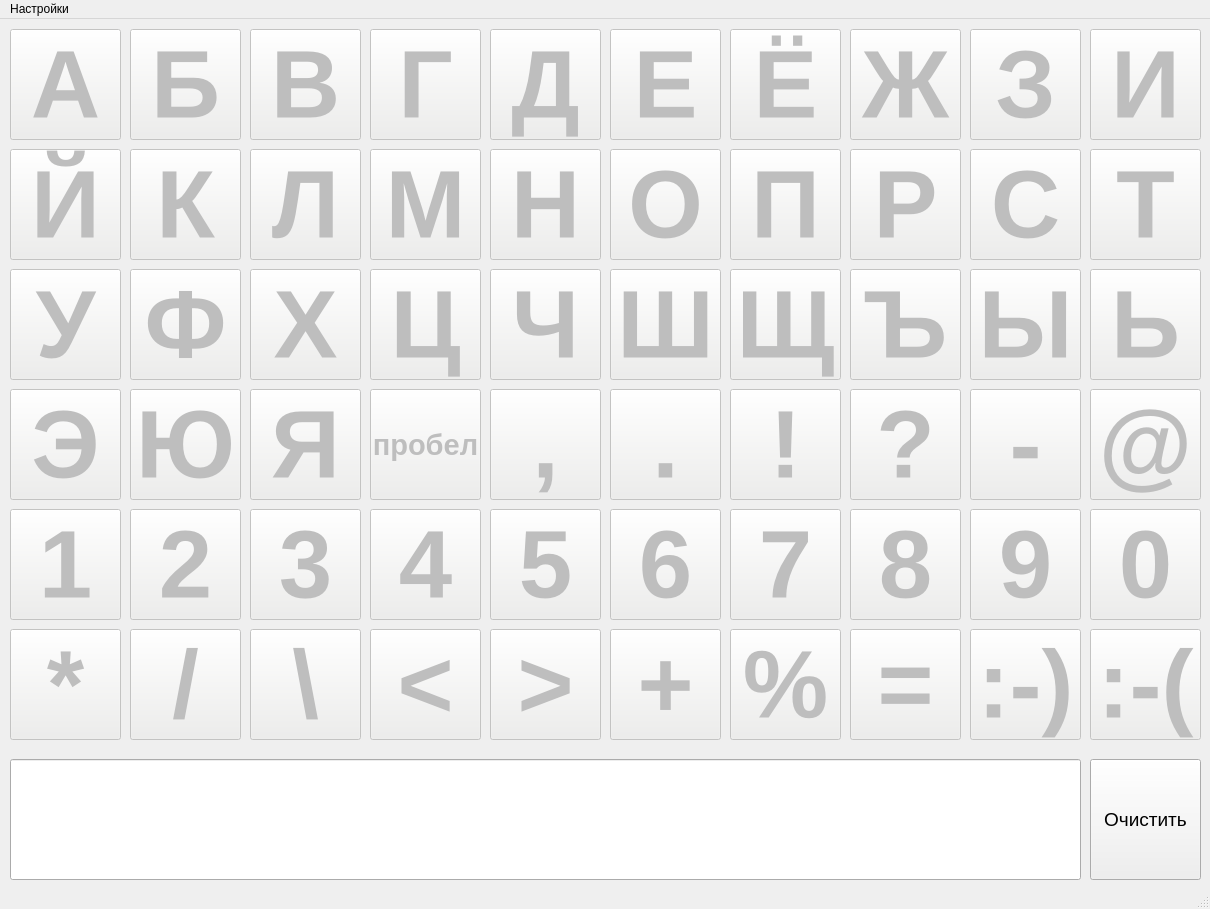
<?xml version="1.0" encoding="UTF-8"?>
<ui version="4.0">
 <class>MainWindow</class>
 <widget class="QMainWindow" name="MainWindow">
  <property name="geometry">
   <rect>
    <x>0</x>
    <y>0</y>
    <width>1210</width>
    <height>909</height>
   </rect>
  </property>
  <property name="windowTitle">
   <string>Тренажер, v. 0.0.1</string>
  </property>
  <widget class="QWidget" name="centralwidget">
   <widget class="QLineEdit" name="lineEdit">
    <property name="geometry">
     <rect>
      <x>10</x>
      <y>740</y>
      <width>1071</width>
      <height>121</height>
     </rect>
    </property>
    <property name="font">
     <font>
      <pointsize>28</pointsize>
      <weight>75</weight>
      <bold>true</bold>
     </font>
    </property>
   </widget>
   <widget class="QPushButton" name="pushButtonClear">
    <property name="geometry">
     <rect>
      <x>1090</x>
      <y>740</y>
      <width>111</width>
      <height>121</height>
     </rect>
    </property>
    <property name="font">
     <font>
      <pointsize>14</pointsize>
     </font>
    </property>
    <property name="text">
     <string>Очистить</string>
    </property>
   </widget>
   <widget class="QPushButton" name="pushButton_A">
    <property name="enabled">
     <bool>false</bool>
    </property>
    <property name="geometry">
     <rect>
      <x>10</x>
      <y>10</y>
      <width>111</width>
      <height>111</height>
     </rect>
    </property>
    <property name="font">
     <font>
      <pointsize>72</pointsize>
      <weight>75</weight>
      <bold>true</bold>
     </font>
    </property>
    <property name="autoFillBackground">
     <bool>false</bool>
    </property>
    <property name="styleSheet">
     <string notr="true">background-color: rgb(238, 238, 236);</string>
    </property>
    <property name="text">
     <string>А</string>
    </property>
   </widget>
   <widget class="QPushButton" name="pushButton_B">
    <property name="enabled">
     <bool>false</bool>
    </property>
    <property name="geometry">
     <rect>
      <x>130</x>
      <y>10</y>
      <width>111</width>
      <height>111</height>
     </rect>
    </property>
    <property name="font">
     <font>
      <pointsize>72</pointsize>
      <weight>75</weight>
      <bold>true</bold>
     </font>
    </property>
    <property name="autoFillBackground">
     <bool>false</bool>
    </property>
    <property name="styleSheet">
     <string notr="true">background-color: rgb(238, 238, 236);</string>
    </property>
    <property name="text">
     <string>Б</string>
    </property>
   </widget>
   <widget class="QPushButton" name="pushButton_G">
    <property name="enabled">
     <bool>false</bool>
    </property>
    <property name="geometry">
     <rect>
      <x>370</x>
      <y>10</y>
      <width>111</width>
      <height>111</height>
     </rect>
    </property>
    <property name="font">
     <font>
      <pointsize>72</pointsize>
      <weight>75</weight>
      <bold>true</bold>
     </font>
    </property>
    <property name="autoFillBackground">
     <bool>false</bool>
    </property>
    <property name="styleSheet">
     <string notr="true">background-color: rgb(238, 238, 236);</string>
    </property>
    <property name="text">
     <string>Г</string>
    </property>
   </widget>
   <widget class="QPushButton" name="pushButton_V">
    <property name="enabled">
     <bool>false</bool>
    </property>
    <property name="geometry">
     <rect>
      <x>250</x>
      <y>10</y>
      <width>111</width>
      <height>111</height>
     </rect>
    </property>
    <property name="font">
     <font>
      <pointsize>72</pointsize>
      <weight>75</weight>
      <bold>true</bold>
     </font>
    </property>
    <property name="autoFillBackground">
     <bool>false</bool>
    </property>
    <property name="styleSheet">
     <string notr="true">background-color: rgb(238, 238, 236);</string>
    </property>
    <property name="text">
     <string>В</string>
    </property>
   </widget>
   <widget class="QPushButton" name="pushButton_D">
    <property name="enabled">
     <bool>false</bool>
    </property>
    <property name="geometry">
     <rect>
      <x>490</x>
      <y>10</y>
      <width>111</width>
      <height>111</height>
     </rect>
    </property>
    <property name="font">
     <font>
      <pointsize>72</pointsize>
      <weight>75</weight>
      <bold>true</bold>
     </font>
    </property>
    <property name="autoFillBackground">
     <bool>false</bool>
    </property>
    <property name="styleSheet">
     <string notr="true">background-color: rgb(238, 238, 236);</string>
    </property>
    <property name="text">
     <string>Д</string>
    </property>
   </widget>
   <widget class="QPushButton" name="pushButton_ZH">
    <property name="enabled">
     <bool>false</bool>
    </property>
    <property name="geometry">
     <rect>
      <x>850</x>
      <y>10</y>
      <width>111</width>
      <height>111</height>
     </rect>
    </property>
    <property name="font">
     <font>
      <pointsize>72</pointsize>
      <weight>75</weight>
      <bold>true</bold>
     </font>
    </property>
    <property name="autoFillBackground">
     <bool>false</bool>
    </property>
    <property name="styleSheet">
     <string notr="true">background-color: rgb(238, 238, 236);</string>
    </property>
    <property name="text">
     <string>Ж</string>
    </property>
   </widget>
   <widget class="QPushButton" name="pushButton_Z">
    <property name="enabled">
     <bool>false</bool>
    </property>
    <property name="geometry">
     <rect>
      <x>970</x>
      <y>10</y>
      <width>111</width>
      <height>111</height>
     </rect>
    </property>
    <property name="font">
     <font>
      <pointsize>72</pointsize>
      <weight>75</weight>
      <bold>true</bold>
     </font>
    </property>
    <property name="autoFillBackground">
     <bool>false</bool>
    </property>
    <property name="styleSheet">
     <string notr="true">background-color: rgb(238, 238, 236);</string>
    </property>
    <property name="text">
     <string>З</string>
    </property>
   </widget>
   <widget class="QPushButton" name="pushButton_K">
    <property name="enabled">
     <bool>false</bool>
    </property>
    <property name="geometry">
     <rect>
      <x>130</x>
      <y>130</y>
      <width>111</width>
      <height>111</height>
     </rect>
    </property>
    <property name="font">
     <font>
      <pointsize>72</pointsize>
      <weight>75</weight>
      <bold>true</bold>
     </font>
    </property>
    <property name="autoFillBackground">
     <bool>false</bool>
    </property>
    <property name="styleSheet">
     <string notr="true">background-color: rgb(238, 238, 236);</string>
    </property>
    <property name="text">
     <string>К</string>
    </property>
   </widget>
   <widget class="QPushButton" name="pushButton_Y">
    <property name="enabled">
     <bool>false</bool>
    </property>
    <property name="geometry">
     <rect>
      <x>10</x>
      <y>130</y>
      <width>111</width>
      <height>111</height>
     </rect>
    </property>
    <property name="font">
     <font>
      <pointsize>72</pointsize>
      <weight>75</weight>
      <bold>true</bold>
     </font>
    </property>
    <property name="autoFillBackground">
     <bool>false</bool>
    </property>
    <property name="styleSheet">
     <string notr="true">background-color: rgb(238, 238, 236);</string>
    </property>
    <property name="text">
     <string>Й</string>
    </property>
   </widget>
   <widget class="QPushButton" name="pushButton_I">
    <property name="enabled">
     <bool>false</bool>
    </property>
    <property name="geometry">
     <rect>
      <x>1090</x>
      <y>10</y>
      <width>111</width>
      <height>111</height>
     </rect>
    </property>
    <property name="font">
     <font>
      <pointsize>72</pointsize>
      <weight>75</weight>
      <bold>true</bold>
     </font>
    </property>
    <property name="autoFillBackground">
     <bool>false</bool>
    </property>
    <property name="styleSheet">
     <string notr="true">background-color: rgb(238, 238, 236);</string>
    </property>
    <property name="text">
     <string>И</string>
    </property>
   </widget>
   <widget class="QPushButton" name="pushButton_H">
    <property name="enabled">
     <bool>false</bool>
    </property>
    <property name="geometry">
     <rect>
      <x>250</x>
      <y>250</y>
      <width>111</width>
      <height>111</height>
     </rect>
    </property>
    <property name="font">
     <font>
      <pointsize>72</pointsize>
      <weight>75</weight>
      <bold>true</bold>
     </font>
    </property>
    <property name="autoFillBackground">
     <bool>false</bool>
    </property>
    <property name="styleSheet">
     <string notr="true">background-color: rgb(238, 238, 236);</string>
    </property>
    <property name="text">
     <string>Х</string>
    </property>
   </widget>
   <widget class="QPushButton" name="pushButton_N">
    <property name="enabled">
     <bool>false</bool>
    </property>
    <property name="geometry">
     <rect>
      <x>490</x>
      <y>130</y>
      <width>111</width>
      <height>111</height>
     </rect>
    </property>
    <property name="font">
     <font>
      <pointsize>72</pointsize>
      <weight>75</weight>
      <bold>true</bold>
     </font>
    </property>
    <property name="autoFillBackground">
     <bool>false</bool>
    </property>
    <property name="styleSheet">
     <string notr="true">background-color: rgb(238, 238, 236);</string>
    </property>
    <property name="text">
     <string>Н</string>
    </property>
   </widget>
   <widget class="QPushButton" name="pushButton_O">
    <property name="enabled">
     <bool>false</bool>
    </property>
    <property name="geometry">
     <rect>
      <x>610</x>
      <y>130</y>
      <width>111</width>
      <height>111</height>
     </rect>
    </property>
    <property name="font">
     <font>
      <pointsize>72</pointsize>
      <weight>75</weight>
      <bold>true</bold>
     </font>
    </property>
    <property name="autoFillBackground">
     <bool>false</bool>
    </property>
    <property name="styleSheet">
     <string notr="true">background-color: rgb(238, 238, 236);</string>
    </property>
    <property name="text">
     <string>О</string>
    </property>
   </widget>
   <widget class="QPushButton" name="pushButton_SH">
    <property name="enabled">
     <bool>false</bool>
    </property>
    <property name="geometry">
     <rect>
      <x>610</x>
      <y>250</y>
      <width>111</width>
      <height>111</height>
     </rect>
    </property>
    <property name="font">
     <font>
      <pointsize>72</pointsize>
      <weight>75</weight>
      <bold>true</bold>
     </font>
    </property>
    <property name="autoFillBackground">
     <bool>false</bool>
    </property>
    <property name="styleSheet">
     <string notr="true">background-color: rgb(238, 238, 236);</string>
    </property>
    <property name="text">
     <string>Ш</string>
    </property>
   </widget>
   <widget class="QPushButton" name="pushButton_S">
    <property name="enabled">
     <bool>false</bool>
    </property>
    <property name="geometry">
     <rect>
      <x>970</x>
      <y>130</y>
      <width>111</width>
      <height>111</height>
     </rect>
    </property>
    <property name="font">
     <font>
      <pointsize>72</pointsize>
      <weight>75</weight>
      <bold>true</bold>
     </font>
    </property>
    <property name="autoFillBackground">
     <bool>false</bool>
    </property>
    <property name="styleSheet">
     <string notr="true">background-color: rgb(238, 238, 236);</string>
    </property>
    <property name="text">
     <string>С</string>
    </property>
   </widget>
   <widget class="QPushButton" name="pushButton_CH">
    <property name="enabled">
     <bool>false</bool>
    </property>
    <property name="geometry">
     <rect>
      <x>490</x>
      <y>250</y>
      <width>111</width>
      <height>111</height>
     </rect>
    </property>
    <property name="font">
     <font>
      <pointsize>72</pointsize>
      <weight>75</weight>
      <bold>true</bold>
     </font>
    </property>
    <property name="autoFillBackground">
     <bool>false</bool>
    </property>
    <property name="styleSheet">
     <string notr="true">background-color: rgb(238, 238, 236);</string>
    </property>
    <property name="text">
     <string>Ч</string>
    </property>
   </widget>
   <widget class="QPushButton" name="pushButton_R">
    <property name="enabled">
     <bool>false</bool>
    </property>
    <property name="geometry">
     <rect>
      <x>850</x>
      <y>130</y>
      <width>111</width>
      <height>111</height>
     </rect>
    </property>
    <property name="font">
     <font>
      <pointsize>72</pointsize>
      <weight>75</weight>
      <bold>true</bold>
     </font>
    </property>
    <property name="autoFillBackground">
     <bool>false</bool>
    </property>
    <property name="styleSheet">
     <string notr="true">background-color: rgb(238, 238, 236);</string>
    </property>
    <property name="text">
     <string>Р</string>
    </property>
   </widget>
   <widget class="QPushButton" name="pushButton_P">
    <property name="enabled">
     <bool>false</bool>
    </property>
    <property name="geometry">
     <rect>
      <x>730</x>
      <y>130</y>
      <width>111</width>
      <height>111</height>
     </rect>
    </property>
    <property name="font">
     <font>
      <pointsize>72</pointsize>
      <weight>75</weight>
      <bold>true</bold>
     </font>
    </property>
    <property name="autoFillBackground">
     <bool>false</bool>
    </property>
    <property name="styleSheet">
     <string notr="true">background-color: rgb(238, 238, 236);</string>
    </property>
    <property name="text">
     <string>П</string>
    </property>
   </widget>
   <widget class="QPushButton" name="pushButton_TS">
    <property name="enabled">
     <bool>false</bool>
    </property>
    <property name="geometry">
     <rect>
      <x>370</x>
      <y>250</y>
      <width>111</width>
      <height>111</height>
     </rect>
    </property>
    <property name="font">
     <font>
      <pointsize>72</pointsize>
      <weight>75</weight>
      <bold>true</bold>
     </font>
    </property>
    <property name="autoFillBackground">
     <bool>false</bool>
    </property>
    <property name="styleSheet">
     <string notr="true">background-color: rgb(238, 238, 236);</string>
    </property>
    <property name="text">
     <string>Ц</string>
    </property>
   </widget>
   <widget class="QPushButton" name="pushButton_F">
    <property name="enabled">
     <bool>false</bool>
    </property>
    <property name="geometry">
     <rect>
      <x>130</x>
      <y>250</y>
      <width>111</width>
      <height>111</height>
     </rect>
    </property>
    <property name="font">
     <font>
      <pointsize>72</pointsize>
      <weight>75</weight>
      <bold>true</bold>
     </font>
    </property>
    <property name="autoFillBackground">
     <bool>false</bool>
    </property>
    <property name="styleSheet">
     <string notr="true">background-color: rgb(238, 238, 236);</string>
    </property>
    <property name="text">
     <string>Ф</string>
    </property>
   </widget>
   <widget class="QPushButton" name="pushButton_YA">
    <property name="enabled">
     <bool>false</bool>
    </property>
    <property name="geometry">
     <rect>
      <x>250</x>
      <y>370</y>
      <width>111</width>
      <height>111</height>
     </rect>
    </property>
    <property name="font">
     <font>
      <pointsize>72</pointsize>
      <weight>75</weight>
      <bold>true</bold>
     </font>
    </property>
    <property name="autoFillBackground">
     <bool>false</bool>
    </property>
    <property name="styleSheet">
     <string notr="true">background-color: rgb(238, 238, 236);</string>
    </property>
    <property name="text">
     <string>Я</string>
    </property>
   </widget>
   <widget class="QPushButton" name="pushButton_UU">
    <property name="enabled">
     <bool>false</bool>
    </property>
    <property name="geometry">
     <rect>
      <x>130</x>
      <y>370</y>
      <width>111</width>
      <height>111</height>
     </rect>
    </property>
    <property name="font">
     <font>
      <pointsize>72</pointsize>
      <weight>75</weight>
      <bold>true</bold>
     </font>
    </property>
    <property name="autoFillBackground">
     <bool>false</bool>
    </property>
    <property name="styleSheet">
     <string notr="true">background-color: rgb(238, 238, 236);</string>
    </property>
    <property name="text">
     <string>Ю</string>
    </property>
   </widget>
   <widget class="QPushButton" name="pushButton_IY">
    <property name="enabled">
     <bool>false</bool>
    </property>
    <property name="geometry">
     <rect>
      <x>970</x>
      <y>250</y>
      <width>111</width>
      <height>111</height>
     </rect>
    </property>
    <property name="font">
     <font>
      <pointsize>72</pointsize>
      <weight>75</weight>
      <bold>true</bold>
     </font>
    </property>
    <property name="autoFillBackground">
     <bool>false</bool>
    </property>
    <property name="styleSheet">
     <string notr="true">background-color: rgb(238, 238, 236);</string>
    </property>
    <property name="text">
     <string>Ы</string>
    </property>
   </widget>
   <widget class="QPushButton" name="pushButton_MZ">
    <property name="enabled">
     <bool>false</bool>
    </property>
    <property name="geometry">
     <rect>
      <x>1090</x>
      <y>250</y>
      <width>111</width>
      <height>111</height>
     </rect>
    </property>
    <property name="font">
     <font>
      <pointsize>72</pointsize>
      <weight>75</weight>
      <bold>true</bold>
     </font>
    </property>
    <property name="autoFillBackground">
     <bool>false</bool>
    </property>
    <property name="styleSheet">
     <string notr="true">background-color: rgb(238, 238, 236);</string>
    </property>
    <property name="text">
     <string>Ь</string>
    </property>
   </widget>
   <widget class="QPushButton" name="pushButton_EE">
    <property name="enabled">
     <bool>false</bool>
    </property>
    <property name="geometry">
     <rect>
      <x>10</x>
      <y>370</y>
      <width>111</width>
      <height>111</height>
     </rect>
    </property>
    <property name="font">
     <font>
      <pointsize>72</pointsize>
      <weight>75</weight>
      <bold>true</bold>
     </font>
    </property>
    <property name="autoFillBackground">
     <bool>false</bool>
    </property>
    <property name="styleSheet">
     <string notr="true">background-color: rgb(238, 238, 236);</string>
    </property>
    <property name="text">
     <string>Э</string>
    </property>
   </widget>
   <widget class="QPushButton" name="pushButton_SH2">
    <property name="enabled">
     <bool>false</bool>
    </property>
    <property name="geometry">
     <rect>
      <x>730</x>
      <y>250</y>
      <width>111</width>
      <height>111</height>
     </rect>
    </property>
    <property name="font">
     <font>
      <pointsize>72</pointsize>
      <weight>75</weight>
      <bold>true</bold>
     </font>
    </property>
    <property name="autoFillBackground">
     <bool>false</bool>
    </property>
    <property name="styleSheet">
     <string notr="true">background-color: rgb(238, 238, 236);</string>
    </property>
    <property name="text">
     <string>Щ</string>
    </property>
   </widget>
   <widget class="QPushButton" name="pushButton_L">
    <property name="enabled">
     <bool>false</bool>
    </property>
    <property name="geometry">
     <rect>
      <x>250</x>
      <y>130</y>
      <width>111</width>
      <height>111</height>
     </rect>
    </property>
    <property name="font">
     <font>
      <pointsize>72</pointsize>
      <weight>75</weight>
      <bold>true</bold>
     </font>
    </property>
    <property name="autoFillBackground">
     <bool>false</bool>
    </property>
    <property name="styleSheet">
     <string notr="true">background-color: rgb(238, 238, 236);</string>
    </property>
    <property name="text">
     <string>Л</string>
    </property>
   </widget>
   <widget class="QPushButton" name="pushButton_E">
    <property name="enabled">
     <bool>false</bool>
    </property>
    <property name="geometry">
     <rect>
      <x>610</x>
      <y>10</y>
      <width>111</width>
      <height>111</height>
     </rect>
    </property>
    <property name="font">
     <font>
      <pointsize>72</pointsize>
      <weight>75</weight>
      <bold>true</bold>
     </font>
    </property>
    <property name="autoFillBackground">
     <bool>false</bool>
    </property>
    <property name="styleSheet">
     <string notr="true">background-color: rgb(238, 238, 236);</string>
    </property>
    <property name="text">
     <string>Е</string>
    </property>
   </widget>
   <widget class="QPushButton" name="pushButton_T">
    <property name="enabled">
     <bool>false</bool>
    </property>
    <property name="geometry">
     <rect>
      <x>1090</x>
      <y>130</y>
      <width>111</width>
      <height>111</height>
     </rect>
    </property>
    <property name="font">
     <font>
      <pointsize>72</pointsize>
      <weight>75</weight>
      <bold>true</bold>
     </font>
    </property>
    <property name="autoFillBackground">
     <bool>false</bool>
    </property>
    <property name="styleSheet">
     <string notr="true">background-color: rgb(238, 238, 236);</string>
    </property>
    <property name="text">
     <string>Т</string>
    </property>
   </widget>
   <widget class="QPushButton" name="pushButton_U">
    <property name="enabled">
     <bool>false</bool>
    </property>
    <property name="geometry">
     <rect>
      <x>10</x>
      <y>250</y>
      <width>111</width>
      <height>111</height>
     </rect>
    </property>
    <property name="font">
     <font>
      <pointsize>72</pointsize>
      <weight>75</weight>
      <bold>true</bold>
     </font>
    </property>
    <property name="autoFillBackground">
     <bool>false</bool>
    </property>
    <property name="styleSheet">
     <string notr="true">background-color: rgb(238, 238, 236);</string>
    </property>
    <property name="text">
     <string>У</string>
    </property>
   </widget>
   <widget class="QPushButton" name="pushButton_YO">
    <property name="enabled">
     <bool>false</bool>
    </property>
    <property name="geometry">
     <rect>
      <x>730</x>
      <y>10</y>
      <width>111</width>
      <height>111</height>
     </rect>
    </property>
    <property name="font">
     <font>
      <pointsize>72</pointsize>
      <weight>75</weight>
      <bold>true</bold>
     </font>
    </property>
    <property name="autoFillBackground">
     <bool>false</bool>
    </property>
    <property name="styleSheet">
     <string notr="true">background-color: rgb(238, 238, 236);</string>
    </property>
    <property name="text">
     <string>Ё</string>
    </property>
   </widget>
   <widget class="QPushButton" name="pushButton_M">
    <property name="enabled">
     <bool>false</bool>
    </property>
    <property name="geometry">
     <rect>
      <x>370</x>
      <y>130</y>
      <width>111</width>
      <height>111</height>
     </rect>
    </property>
    <property name="font">
     <font>
      <pointsize>72</pointsize>
      <weight>75</weight>
      <bold>true</bold>
     </font>
    </property>
    <property name="autoFillBackground">
     <bool>false</bool>
    </property>
    <property name="styleSheet">
     <string notr="true">background-color: rgb(238, 238, 236);</string>
    </property>
    <property name="text">
     <string>М</string>
    </property>
   </widget>
   <widget class="QPushButton" name="pushButton_TV">
    <property name="enabled">
     <bool>false</bool>
    </property>
    <property name="geometry">
     <rect>
      <x>850</x>
      <y>250</y>
      <width>111</width>
      <height>111</height>
     </rect>
    </property>
    <property name="font">
     <font>
      <pointsize>72</pointsize>
      <weight>75</weight>
      <bold>true</bold>
     </font>
    </property>
    <property name="autoFillBackground">
     <bool>false</bool>
    </property>
    <property name="styleSheet">
     <string notr="true">background-color: rgb(238, 238, 236);</string>
    </property>
    <property name="text">
     <string>Ъ</string>
    </property>
   </widget>
   <widget class="QPushButton" name="pushButton_TCHK">
    <property name="enabled">
     <bool>false</bool>
    </property>
    <property name="geometry">
     <rect>
      <x>610</x>
      <y>370</y>
      <width>111</width>
      <height>111</height>
     </rect>
    </property>
    <property name="font">
     <font>
      <pointsize>72</pointsize>
      <weight>75</weight>
      <bold>true</bold>
     </font>
    </property>
    <property name="autoFillBackground">
     <bool>false</bool>
    </property>
    <property name="styleSheet">
     <string notr="true">background-color: rgb(238, 238, 236);</string>
    </property>
    <property name="text">
     <string>.</string>
    </property>
   </widget>
   <widget class="QPushButton" name="pushButton_ZPT">
    <property name="enabled">
     <bool>false</bool>
    </property>
    <property name="geometry">
     <rect>
      <x>490</x>
      <y>370</y>
      <width>111</width>
      <height>111</height>
     </rect>
    </property>
    <property name="font">
     <font>
      <pointsize>72</pointsize>
      <weight>75</weight>
      <bold>true</bold>
     </font>
    </property>
    <property name="autoFillBackground">
     <bool>false</bool>
    </property>
    <property name="styleSheet">
     <string notr="true">background-color: rgb(238, 238, 236);</string>
    </property>
    <property name="text">
     <string>,</string>
    </property>
   </widget>
   <widget class="QPushButton" name="pushButton_VSKL">
    <property name="enabled">
     <bool>false</bool>
    </property>
    <property name="geometry">
     <rect>
      <x>730</x>
      <y>370</y>
      <width>111</width>
      <height>111</height>
     </rect>
    </property>
    <property name="font">
     <font>
      <pointsize>72</pointsize>
      <weight>75</weight>
      <bold>true</bold>
     </font>
    </property>
    <property name="autoFillBackground">
     <bool>false</bool>
    </property>
    <property name="styleSheet">
     <string notr="true">background-color: rgb(238, 238, 236);</string>
    </property>
    <property name="text">
     <string>!</string>
    </property>
   </widget>
   <widget class="QPushButton" name="pushButton_VOPR">
    <property name="enabled">
     <bool>false</bool>
    </property>
    <property name="geometry">
     <rect>
      <x>850</x>
      <y>370</y>
      <width>111</width>
      <height>111</height>
     </rect>
    </property>
    <property name="font">
     <font>
      <pointsize>72</pointsize>
      <weight>75</weight>
      <bold>true</bold>
     </font>
    </property>
    <property name="autoFillBackground">
     <bool>false</bool>
    </property>
    <property name="styleSheet">
     <string notr="true">background-color: rgb(238, 238, 236);</string>
    </property>
    <property name="text">
     <string>?</string>
    </property>
   </widget>
   <widget class="QPushButton" name="pushButton_DASH">
    <property name="enabled">
     <bool>false</bool>
    </property>
    <property name="geometry">
     <rect>
      <x>970</x>
      <y>370</y>
      <width>111</width>
      <height>111</height>
     </rect>
    </property>
    <property name="font">
     <font>
      <pointsize>72</pointsize>
      <weight>75</weight>
      <bold>true</bold>
     </font>
    </property>
    <property name="autoFillBackground">
     <bool>false</bool>
    </property>
    <property name="styleSheet">
     <string notr="true">background-color: rgb(238, 238, 236);</string>
    </property>
    <property name="text">
     <string>-</string>
    </property>
   </widget>
   <widget class="QPushButton" name="pushButton_AT">
    <property name="enabled">
     <bool>false</bool>
    </property>
    <property name="geometry">
     <rect>
      <x>1090</x>
      <y>370</y>
      <width>111</width>
      <height>111</height>
     </rect>
    </property>
    <property name="font">
     <font>
      <pointsize>72</pointsize>
      <weight>75</weight>
      <bold>true</bold>
     </font>
    </property>
    <property name="autoFillBackground">
     <bool>false</bool>
    </property>
    <property name="styleSheet">
     <string notr="true">background-color: rgb(238, 238, 236);</string>
    </property>
    <property name="text">
     <string>@</string>
    </property>
   </widget>
   <widget class="QPushButton" name="pushButton_BKSPS">
    <property name="enabled">
     <bool>false</bool>
    </property>
    <property name="geometry">
     <rect>
      <x>370</x>
      <y>370</y>
      <width>111</width>
      <height>111</height>
     </rect>
    </property>
    <property name="font">
     <font>
      <pointsize>22</pointsize>
      <weight>75</weight>
      <bold>true</bold>
     </font>
    </property>
    <property name="autoFillBackground">
     <bool>false</bool>
    </property>
    <property name="styleSheet">
     <string notr="true">background-color: rgb(238, 238, 236);</string>
    </property>
    <property name="text">
     <string>пробел</string>
    </property>
   </widget>
   <widget class="QPushButton" name="pushButton_7">
    <property name="enabled">
     <bool>false</bool>
    </property>
    <property name="geometry">
     <rect>
      <x>730</x>
      <y>490</y>
      <width>111</width>
      <height>111</height>
     </rect>
    </property>
    <property name="font">
     <font>
      <pointsize>72</pointsize>
      <weight>75</weight>
      <bold>true</bold>
     </font>
    </property>
    <property name="autoFillBackground">
     <bool>false</bool>
    </property>
    <property name="styleSheet">
     <string notr="true">background-color: rgb(238, 238, 236);</string>
    </property>
    <property name="text">
     <string>7</string>
    </property>
   </widget>
   <widget class="QPushButton" name="pushButton_8">
    <property name="enabled">
     <bool>false</bool>
    </property>
    <property name="geometry">
     <rect>
      <x>850</x>
      <y>490</y>
      <width>111</width>
      <height>111</height>
     </rect>
    </property>
    <property name="font">
     <font>
      <pointsize>72</pointsize>
      <weight>75</weight>
      <bold>true</bold>
     </font>
    </property>
    <property name="autoFillBackground">
     <bool>false</bool>
    </property>
    <property name="styleSheet">
     <string notr="true">background-color: rgb(238, 238, 236);</string>
    </property>
    <property name="text">
     <string>8</string>
    </property>
   </widget>
   <widget class="QPushButton" name="pushButton_0">
    <property name="enabled">
     <bool>false</bool>
    </property>
    <property name="geometry">
     <rect>
      <x>1090</x>
      <y>490</y>
      <width>111</width>
      <height>111</height>
     </rect>
    </property>
    <property name="font">
     <font>
      <pointsize>72</pointsize>
      <weight>75</weight>
      <bold>true</bold>
     </font>
    </property>
    <property name="autoFillBackground">
     <bool>false</bool>
    </property>
    <property name="styleSheet">
     <string notr="true">background-color: rgb(238, 238, 236);</string>
    </property>
    <property name="text">
     <string>0</string>
    </property>
   </widget>
   <widget class="QPushButton" name="pushButton_2">
    <property name="enabled">
     <bool>false</bool>
    </property>
    <property name="geometry">
     <rect>
      <x>130</x>
      <y>490</y>
      <width>111</width>
      <height>111</height>
     </rect>
    </property>
    <property name="font">
     <font>
      <pointsize>72</pointsize>
      <weight>75</weight>
      <bold>true</bold>
     </font>
    </property>
    <property name="autoFillBackground">
     <bool>false</bool>
    </property>
    <property name="styleSheet">
     <string notr="true">background-color: rgb(238, 238, 236);</string>
    </property>
    <property name="text">
     <string>2</string>
    </property>
   </widget>
   <widget class="QPushButton" name="pushButton_4">
    <property name="enabled">
     <bool>false</bool>
    </property>
    <property name="geometry">
     <rect>
      <x>370</x>
      <y>490</y>
      <width>111</width>
      <height>111</height>
     </rect>
    </property>
    <property name="font">
     <font>
      <pointsize>72</pointsize>
      <weight>75</weight>
      <bold>true</bold>
     </font>
    </property>
    <property name="autoFillBackground">
     <bool>false</bool>
    </property>
    <property name="styleSheet">
     <string notr="true">background-color: rgb(238, 238, 236);</string>
    </property>
    <property name="text">
     <string>4</string>
    </property>
   </widget>
   <widget class="QPushButton" name="pushButton_9">
    <property name="enabled">
     <bool>false</bool>
    </property>
    <property name="geometry">
     <rect>
      <x>970</x>
      <y>490</y>
      <width>111</width>
      <height>111</height>
     </rect>
    </property>
    <property name="font">
     <font>
      <pointsize>72</pointsize>
      <weight>75</weight>
      <bold>true</bold>
     </font>
    </property>
    <property name="autoFillBackground">
     <bool>false</bool>
    </property>
    <property name="styleSheet">
     <string notr="true">background-color: rgb(238, 238, 236);</string>
    </property>
    <property name="text">
     <string>9</string>
    </property>
   </widget>
   <widget class="QPushButton" name="pushButton_5">
    <property name="enabled">
     <bool>false</bool>
    </property>
    <property name="geometry">
     <rect>
      <x>490</x>
      <y>490</y>
      <width>111</width>
      <height>111</height>
     </rect>
    </property>
    <property name="font">
     <font>
      <pointsize>72</pointsize>
      <weight>75</weight>
      <bold>true</bold>
     </font>
    </property>
    <property name="autoFillBackground">
     <bool>false</bool>
    </property>
    <property name="styleSheet">
     <string notr="true">background-color: rgb(238, 238, 236);</string>
    </property>
    <property name="text">
     <string>5</string>
    </property>
   </widget>
   <widget class="QPushButton" name="pushButton_3">
    <property name="enabled">
     <bool>false</bool>
    </property>
    <property name="geometry">
     <rect>
      <x>250</x>
      <y>490</y>
      <width>111</width>
      <height>111</height>
     </rect>
    </property>
    <property name="font">
     <font>
      <pointsize>72</pointsize>
      <weight>75</weight>
      <bold>true</bold>
     </font>
    </property>
    <property name="autoFillBackground">
     <bool>false</bool>
    </property>
    <property name="styleSheet">
     <string notr="true">background-color: rgb(238, 238, 236);</string>
    </property>
    <property name="text">
     <string>3</string>
    </property>
   </widget>
   <widget class="QPushButton" name="pushButton_6">
    <property name="enabled">
     <bool>false</bool>
    </property>
    <property name="geometry">
     <rect>
      <x>610</x>
      <y>490</y>
      <width>111</width>
      <height>111</height>
     </rect>
    </property>
    <property name="font">
     <font>
      <pointsize>72</pointsize>
      <weight>75</weight>
      <bold>true</bold>
     </font>
    </property>
    <property name="autoFillBackground">
     <bool>false</bool>
    </property>
    <property name="styleSheet">
     <string notr="true">background-color: rgb(238, 238, 236);</string>
    </property>
    <property name="text">
     <string>6</string>
    </property>
   </widget>
   <widget class="QPushButton" name="pushButton_1">
    <property name="enabled">
     <bool>false</bool>
    </property>
    <property name="geometry">
     <rect>
      <x>10</x>
      <y>490</y>
      <width>111</width>
      <height>111</height>
     </rect>
    </property>
    <property name="font">
     <font>
      <pointsize>72</pointsize>
      <weight>75</weight>
      <bold>true</bold>
     </font>
    </property>
    <property name="autoFillBackground">
     <bool>false</bool>
    </property>
    <property name="styleSheet">
     <string notr="true">background-color: rgb(238, 238, 236);</string>
    </property>
    <property name="text">
     <string>1</string>
    </property>
   </widget>
   <widget class="QPushButton" name="pushButton_SADNES">
    <property name="enabled">
     <bool>false</bool>
    </property>
    <property name="geometry">
     <rect>
      <x>1090</x>
      <y>610</y>
      <width>111</width>
      <height>111</height>
     </rect>
    </property>
    <property name="font">
     <font>
      <pointsize>72</pointsize>
      <weight>75</weight>
      <bold>true</bold>
     </font>
    </property>
    <property name="autoFillBackground">
     <bool>false</bool>
    </property>
    <property name="styleSheet">
     <string notr="true">background-color: rgb(238, 238, 236);</string>
    </property>
    <property name="text">
     <string>:-(</string>
    </property>
   </widget>
   <widget class="QPushButton" name="pushButton_SMILE">
    <property name="enabled">
     <bool>false</bool>
    </property>
    <property name="geometry">
     <rect>
      <x>970</x>
      <y>610</y>
      <width>111</width>
      <height>111</height>
     </rect>
    </property>
    <property name="font">
     <font>
      <pointsize>72</pointsize>
      <weight>75</weight>
      <bold>true</bold>
     </font>
    </property>
    <property name="autoFillBackground">
     <bool>false</bool>
    </property>
    <property name="styleSheet">
     <string notr="true">background-color: rgb(238, 238, 236);</string>
    </property>
    <property name="text">
     <string>:-)</string>
    </property>
   </widget>
   <widget class="QPushButton" name="pushButton_SLASH_LR">
    <property name="enabled">
     <bool>false</bool>
    </property>
    <property name="geometry">
     <rect>
      <x>250</x>
      <y>610</y>
      <width>111</width>
      <height>111</height>
     </rect>
    </property>
    <property name="font">
     <font>
      <pointsize>72</pointsize>
      <weight>75</weight>
      <bold>true</bold>
     </font>
    </property>
    <property name="autoFillBackground">
     <bool>false</bool>
    </property>
    <property name="styleSheet">
     <string notr="true">background-color: rgb(238, 238, 236);</string>
    </property>
    <property name="text">
     <string>\</string>
    </property>
   </widget>
   <widget class="QPushButton" name="pushButton_SLASH_RL">
    <property name="enabled">
     <bool>false</bool>
    </property>
    <property name="geometry">
     <rect>
      <x>130</x>
      <y>610</y>
      <width>111</width>
      <height>111</height>
     </rect>
    </property>
    <property name="font">
     <font>
      <pointsize>72</pointsize>
      <weight>75</weight>
      <bold>true</bold>
     </font>
    </property>
    <property name="autoFillBackground">
     <bool>false</bool>
    </property>
    <property name="styleSheet">
     <string notr="true">background-color: rgb(238, 238, 236);</string>
    </property>
    <property name="text">
     <string>/</string>
    </property>
   </widget>
   <widget class="QPushButton" name="pushButton_LESS">
    <property name="enabled">
     <bool>false</bool>
    </property>
    <property name="geometry">
     <rect>
      <x>370</x>
      <y>610</y>
      <width>111</width>
      <height>111</height>
     </rect>
    </property>
    <property name="font">
     <font>
      <pointsize>72</pointsize>
      <weight>75</weight>
      <bold>true</bold>
     </font>
    </property>
    <property name="autoFillBackground">
     <bool>false</bool>
    </property>
    <property name="styleSheet">
     <string notr="true">background-color: rgb(238, 238, 236);</string>
    </property>
    <property name="text">
     <string>&lt;</string>
    </property>
   </widget>
   <widget class="QPushButton" name="pushButton_MORE">
    <property name="enabled">
     <bool>false</bool>
    </property>
    <property name="geometry">
     <rect>
      <x>490</x>
      <y>610</y>
      <width>111</width>
      <height>111</height>
     </rect>
    </property>
    <property name="font">
     <font>
      <pointsize>72</pointsize>
      <weight>75</weight>
      <bold>true</bold>
     </font>
    </property>
    <property name="autoFillBackground">
     <bool>false</bool>
    </property>
    <property name="styleSheet">
     <string notr="true">background-color: rgb(238, 238, 236);</string>
    </property>
    <property name="text">
     <string>&gt;</string>
    </property>
   </widget>
   <widget class="QPushButton" name="pushButton_EQUAL">
    <property name="enabled">
     <bool>false</bool>
    </property>
    <property name="geometry">
     <rect>
      <x>850</x>
      <y>610</y>
      <width>111</width>
      <height>111</height>
     </rect>
    </property>
    <property name="font">
     <font>
      <pointsize>72</pointsize>
      <weight>75</weight>
      <bold>true</bold>
     </font>
    </property>
    <property name="autoFillBackground">
     <bool>false</bool>
    </property>
    <property name="styleSheet">
     <string notr="true">background-color: rgb(238, 238, 236);</string>
    </property>
    <property name="text">
     <string>=</string>
    </property>
   </widget>
   <widget class="QPushButton" name="pushButton_PERCENT">
    <property name="enabled">
     <bool>false</bool>
    </property>
    <property name="geometry">
     <rect>
      <x>730</x>
      <y>610</y>
      <width>111</width>
      <height>111</height>
     </rect>
    </property>
    <property name="font">
     <font>
      <pointsize>72</pointsize>
      <weight>75</weight>
      <bold>true</bold>
     </font>
    </property>
    <property name="autoFillBackground">
     <bool>false</bool>
    </property>
    <property name="styleSheet">
     <string notr="true">background-color: rgb(238, 238, 236);</string>
    </property>
    <property name="text">
     <string>%</string>
    </property>
   </widget>
   <widget class="QPushButton" name="pushButton_PLUS">
    <property name="enabled">
     <bool>false</bool>
    </property>
    <property name="geometry">
     <rect>
      <x>610</x>
      <y>610</y>
      <width>111</width>
      <height>111</height>
     </rect>
    </property>
    <property name="font">
     <font>
      <pointsize>72</pointsize>
      <weight>75</weight>
      <bold>true</bold>
     </font>
    </property>
    <property name="autoFillBackground">
     <bool>false</bool>
    </property>
    <property name="styleSheet">
     <string notr="true">background-color: rgb(238, 238, 236);</string>
    </property>
    <property name="text">
     <string>+</string>
    </property>
   </widget>
   <widget class="QPushButton" name="pushButton_ASTERISK">
    <property name="enabled">
     <bool>false</bool>
    </property>
    <property name="geometry">
     <rect>
      <x>10</x>
      <y>610</y>
      <width>111</width>
      <height>111</height>
     </rect>
    </property>
    <property name="font">
     <font>
      <pointsize>72</pointsize>
      <weight>75</weight>
      <bold>true</bold>
     </font>
    </property>
    <property name="autoFillBackground">
     <bool>false</bool>
    </property>
    <property name="styleSheet">
     <string notr="true">background-color: rgb(238, 238, 236);</string>
    </property>
    <property name="text">
     <string>*</string>
    </property>
   </widget>
  </widget>
  <widget class="QMenuBar" name="menubar">
   <property name="geometry">
    <rect>
     <x>0</x>
     <y>0</y>
     <width>1210</width>
     <height>22</height>
    </rect>
   </property>
   <widget class="QMenu" name="menu">
    <property name="title">
     <string>Настройки</string>
    </property>
    <addaction name="actionCOM"/>
   </widget>
   <addaction name="menu"/>
  </widget>
  <widget class="QStatusBar" name="statusbar"/>
  <action name="actionCOM">
   <property name="text">
    <string>COM-порт</string>
   </property>
  </action>
 </widget>
 <resources/>
 <connections/>
</ui>
